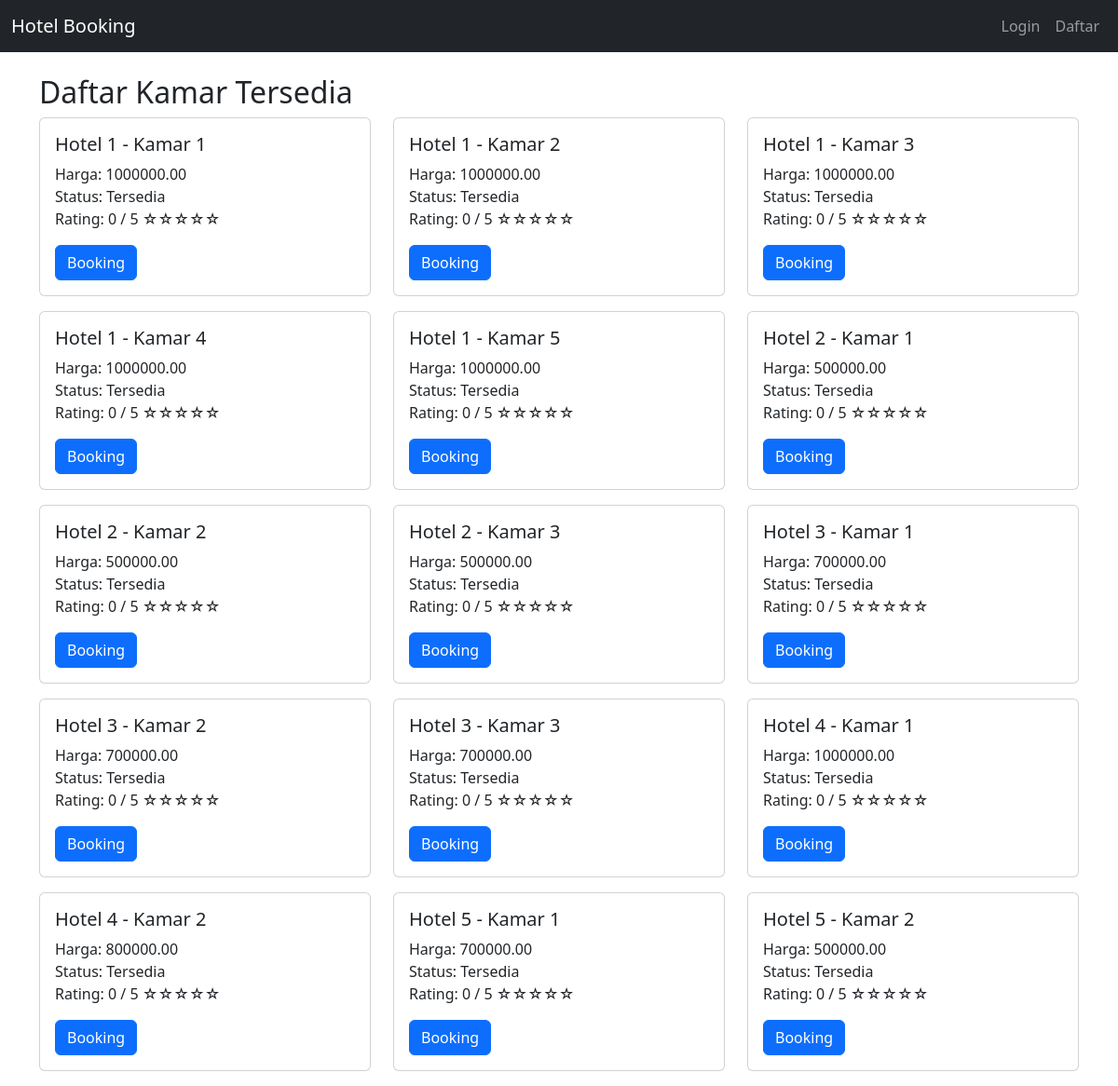
The app's page /hotel/index.php with its own data.
### tables this page shows
CREATE TABLE Rooms (
    RoomID INT AUTO_INCREMENT PRIMARY KEY,
    HotelID INT,
    Type VARCHAR(50) ,
    Price DECIMAL(10,2),
    Rating DECIMAL(3,2),
    Availability BOOLEAN DEFAULT TRUE,
    FOREIGN KEY (HotelID) REFERENCES Hotels(HotelID)
);

CREATE TABLE Hotels (
    HotelID INT AUTO_INCREMENT PRIMARY KEY,
    Name VARCHAR(100) NOT NULL,
    Location VARCHAR(255),    
    Description TEXT
);

### hotel/index.php (the view, shortened to what this page needs)
<?php
include 'includes/db.php';
include 'includes/header.php';
$sql = "
SELECT h.Name, r.RoomID, r.Type, r.Price, r.Availability, COALESCE(AVG(rev.Rating), 0) as AvgRating
FROM Rooms r
LEFT JOIN Hotels h ON r.HotelID = h.HotelID
LEFT JOIN Bookings b ON r.RoomID = b.RoomID
LEFT JOIN Reviews rev ON b.BookingID = rev.BookingID
GROUP BY r.RoomID
";
$result = $conn->query($sql);
?>
<div class="container mt-4">
    <h2>Daftar Kamar Tersedia</h2>
    <div class="row">
        <?php while($row = $result->fetch_assoc()): ?>
            <div class="col-md-4 mb-3">
                <div class="card">
                    <div class="card-body">
                        <h5 class="card-title"><?= htmlspecialchars($row['Name']) ?> - <?= htmlspecialchars($row['Type']) ?></h5>
                        <p class="card-text">
                            Harga: <?= htmlspecialchars($row['Price']) ?><br>
                            Status: <?= $row['Availability'] ? 'Tersedia' : 'Tidak Tersedia' ?><br>
                            Rating: <?= round($row['AvgRating'], 1) ?> / 5
                            <?= str_repeat('&#9734;', 5 - round($row['AvgRating'])) ?>
                        </p>
                        <?php if ($row['Availability']): ?>
                            <a href="booking.php?room_id=<?= $row['RoomID'] ?>" class="btn btn-primary">Booking</a>
                        <?php endif; ?>
                    </div>
                </div>
            </div>
        <?php endwhile; ?>
    </div>
</div>
<?php
include 'includes/footer.php';
?>

### hotel/includes/header.php (shortened to what this page needs)
<!DOCTYPE html>
<html lang="en">
<head>
    <link href="../css/bootstrap.min.css" rel="stylesheet">
</head>
<body>
<nav class="navbar navbar-expand-lg navbar-dark bg-dark">
    <div class="container-fluid">
        <a class="navbar-brand" href="index.php">Hotel Booking</a>
        <div class="collapse navbar-collapse" id="navbarNav">
            <ul class="navbar-nav ms-auto">
                <?php if (isset($_SESSION['login_user'])): ?>
                    <?php if ($_SESSION['user_role'] == 'admin'): ?>
                        <li class="nav-item">
                            <a class="nav-link" href="admin/dashboard.php">Admin Dashboard</a>
                        </li>
                    <?php endif; ?>
                    <li class="nav-item">
                        <a class="nav-link" href="profile.php">Profile</a>
                    </li>
                    <li class="nav-item">
                        <a class="nav-link" href="logout.php">Logout</a>
                    </li>
                <?php else: ?>
                    <li class="nav-item">
                        <a class="nav-link" href="login.php">Login</a>
                    </li>
                    <li class="nav-item">
                        <a class="nav-link" href="register.php">Daftar</a>
                    </li>
                <?php endif; ?>
            </ul>
        </div>
    </div>
</nav>

### hotel/includes/footer.php (shortened to what this page needs)
</body>
</html>

### records on screen
rooms: HotelID.Name "Hotel 1", Type "Kamar 1", Price "1000000.00", Availability "Tersedia", AvgRating "0", AvgRating "☆☆☆☆☆"
rooms: HotelID.Name "Hotel 1", Type "Kamar 2", Price "1000000.00", Availability "Tersedia", AvgRating "0", AvgRating "☆☆☆☆☆"
rooms: HotelID.Name "Hotel 1", Type "Kamar 3", Price "1000000.00", Availability "Tersedia", AvgRating "0", AvgRating "☆☆☆☆☆"
rooms: HotelID.Name "Hotel 1", Type "Kamar 4", Price "1000000.00", Availability "Tersedia", AvgRating "0", AvgRating "☆☆☆☆☆"
rooms: HotelID.Name "Hotel 1", Type "Kamar 5", Price "1000000.00", Availability "Tersedia", AvgRating "0", AvgRating "☆☆☆☆☆"
rooms: HotelID.Name "Hotel 2", Type "Kamar 1", Price "500000.00", Availability "Tersedia", AvgRating "0", AvgRating "☆☆☆☆☆"
rooms: HotelID.Name "Hotel 2", Type "Kamar 2", Price "500000.00", Availability "Tersedia", AvgRating "0", AvgRating "☆☆☆☆☆"
rooms: HotelID.Name "Hotel 2", Type "Kamar 3", Price "500000.00", Availability "Tersedia", AvgRating "0", AvgRating "☆☆☆☆☆"
rooms: HotelID.Name "Hotel 3", Type "Kamar 1", Price "700000.00", Availability "Tersedia", AvgRating "0", AvgRating "☆☆☆☆☆"
rooms: HotelID.Name "Hotel 3", Type "Kamar 2", Price "700000.00", Availability "Tersedia", AvgRating "0", AvgRating "☆☆☆☆☆"
rooms: HotelID.Name "Hotel 3", Type "Kamar 3", Price "700000.00", Availability "Tersedia", AvgRating "0", AvgRating "☆☆☆☆☆"
rooms: HotelID.Name "Hotel 4", Type "Kamar 1", Price "1000000.00", Availability "Tersedia", AvgRating "0", AvgRating "☆☆☆☆☆"
rooms: HotelID.Name "Hotel 4", Type "Kamar 2", Price "800000.00", Availability "Tersedia", AvgRating "0", AvgRating "☆☆☆☆☆"
rooms: HotelID.Name "Hotel 5", Type "Kamar 1", Price "700000.00", Availability "Tersedia", AvgRating "0", AvgRating "☆☆☆☆☆"
rooms: HotelID.Name "Hotel 5", Type "Kamar 2", Price "500000.00", Availability "Tersedia", AvgRating "0", AvgRating "☆☆☆☆☆"
